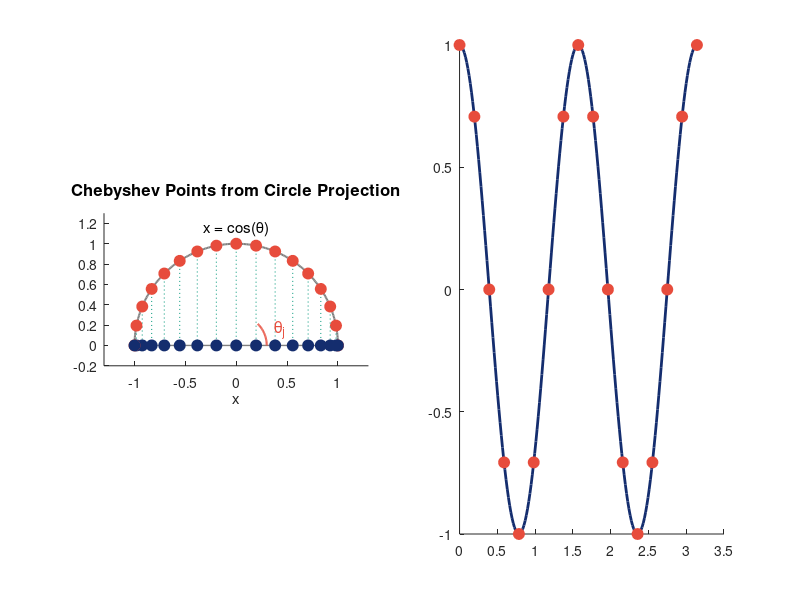

This chart was generated by the following MATLAB code: (Note: this script raises an error after producing the figure.)
%% cheb_fourier_geometry.m
%
% Figure 10.1: Chebyshev--Fourier geometry visualization
%
% Left panel: Unit circle with angle theta, projection to x-axis showing
% Chebyshev point clustering near boundaries.
%
% Right panel: Wrapped cosine interpretation of Chebyshev polynomials.
%
% Author: Dr. Denys Dutykh (Khalifa University, Abu Dhabi, UAE)
% Part of "Computational Etudes: A Spectral Approach"
% https://github.com/dutykh/computational-etudes

clear; close all; clc;

%% Configuration
N = 16;  % Number of Chebyshev points

% Colors
NAVY = [0.078 0.176 0.431];
CORAL = [0.906 0.298 0.235];
TEAL = [0.086 0.627 0.522];
GRAY = [0.5 0.5 0.5];

% Output path
script_dir = fileparts(mfilename('fullpath'));
output_dir = fullfile(script_dir, '..', '..', '..', 'textbook', 'figures', 'ch10', 'matlab');
output_file = fullfile(output_dir, 'cheb_fourier_geometry.pdf');

if ~exist(output_dir, 'dir')
    mkdir(output_dir);
end

%% Chebyshev points
theta = pi * (0:N)' / N;
x_cheb = cos(theta);

%% Create figure
fig = figure('Units', 'inches', 'Position', [1, 1, 12, 5]);

%% Panel 1: Circle projection
subplot(1, 2, 1);
hold on;

% Draw unit semicircle
theta_circle = linspace(0, pi, 200);
plot(cos(theta_circle), sin(theta_circle), '-', 'Color', GRAY, 'LineWidth', 1.5);

% Draw diameter
plot([-1, 1], [0, 0], '-', 'Color', GRAY, 'LineWidth', 1);

% Draw projection lines and points
for j = 1:length(theta)
    % Point on circle
    xc = cos(theta(j));
    yc = sin(theta(j));

    % Plot projection line
    plot([xc, xc], [yc, 0], ':', 'Color', TEAL, 'LineWidth', 0.8);

    % Plot point on circle
    plot(xc, yc, 'o', 'Color', CORAL, 'MarkerSize', 8, 'MarkerFaceColor', CORAL);

    % Plot point on x-axis (Chebyshev point)
    plot(xc, 0, 'o', 'Color', NAVY, 'MarkerSize', 8, 'MarkerFaceColor', NAVY);
end

% Draw angle arc for one point
j_show = 5;
theta_arc = linspace(0, theta(j_show), 30);
r_arc = 0.3;
plot(r_arc * cos(theta_arc), r_arc * sin(theta_arc), '-', 'Color', CORAL, 'LineWidth', 1.5);
text(r_arc * cos(theta(j_show)/2) + 0.1, r_arc * sin(theta(j_show)/2) + 0.05, ...
     '\theta_j', 'FontSize', 12, 'Color', CORAL);

% Labels
text(0, 1.15, 'x = cos(\theta)', 'FontSize', 11, 'HorizontalAlignment', 'center');
xlabel('x', 'FontSize', 11);

axis equal;
xlim([-1.3, 1.3]);
ylim([-0.2, 1.3]);
title('Chebyshev Points from Circle Projection', 'FontSize', 12);
box off;

%% Panel 2: Chebyshev polynomial as wrapped cosine
subplot(1, 2, 2);
hold on;

% T_n(x) = cos(n * arccos(x)) for n = 4
n = 4;

% In theta space
theta_fine = linspace(0, pi, 200);
y_theta = cos(n * theta_fine);
plot(theta_fine, y_theta, '-', 'Color', NAVY, 'LineWidth', 2);

% Mark the Chebyshev points
for j = 1:length(theta)
    y_point = cos(n * theta(j));
    plot(theta(j), y_point, 'o', 'Color', CORAL, 'MarkerSize', 8, 'MarkerFaceColor', CORAL);
end

% Grid lines
for k = 0:N
    xline(k * pi / N, ':', 'Color', [0.8 0.8 0.8], 'LineWidth', 0.5);
end
yline(0, '-', 'Color', GRAY, 'LineWidth', 0.5);

xlabel('\theta', 'FontSize', 11);
ylabel(sprintf('T_%d(cos(\\theta)) = cos(%d\\theta)', n, n), 'FontSize', 11);
title(sprintf('Chebyshev Polynomial T_%d as Cosine Wave', n), 'FontSize', 12);

xlim([0, pi]);
ylim([-1.2, 1.2]);
box on;
grid on;

% Add text annotation
text(pi/2, -1.5, 'T_n(x) = cos(n \cdot arccos(x))', 'FontSize', 10, ...
     'HorizontalAlignment', 'center', 'Color', NAVY);

%% Save figure
exportgraphics(fig, output_file, 'ContentType', 'vector');
exportgraphics(fig, strrep(output_file, '.pdf', '.png'), 'Resolution', 300);

fprintf('Figure saved to: %s\n', output_file);

close(fig);
